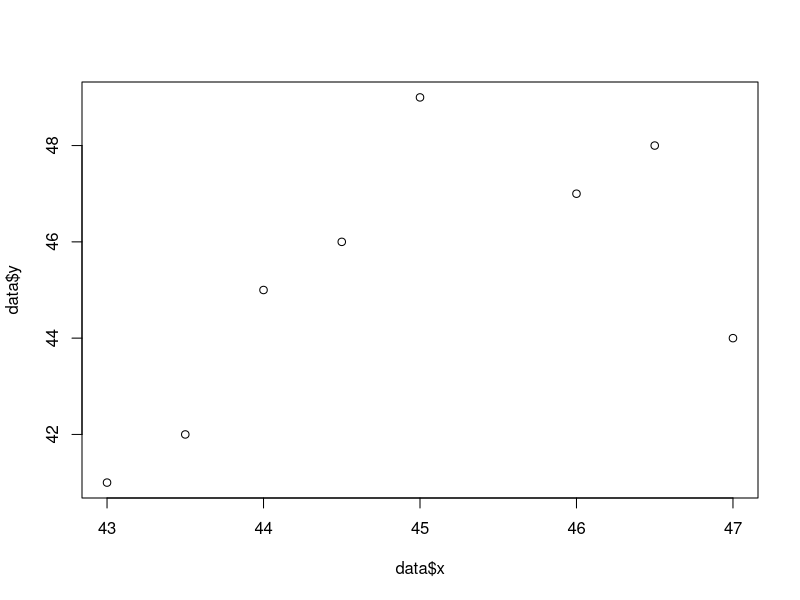
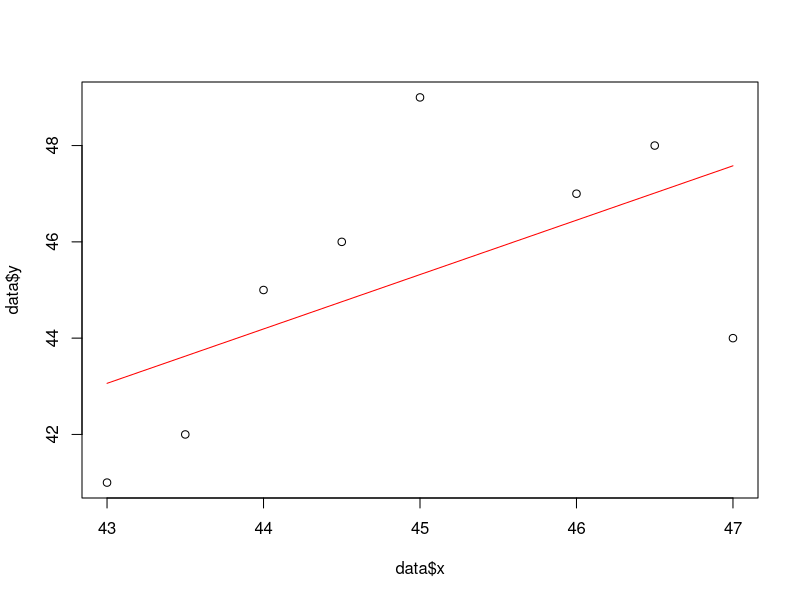
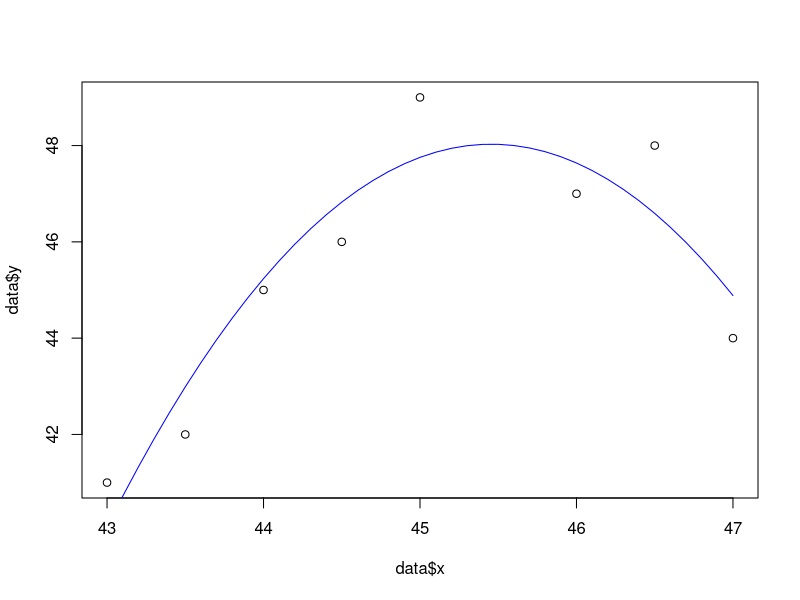

Write R code to recreate these figures, in order.
# 5 (x,y) data points: (43, 41), (44, 45), (45, 49), (46, 47), (47, 44) 
data<- data.frame(x=c(43,44,45,46,47,43.5,44.5,46.5), y=c(41,45,49,47,44,42,46,48))
# plot this original dataset
plot(data$x,data$y)

# fit the data with a linear model
linearModel <- lm(y~x, data=data)
# display the details, e.g. coefficients of the linear model
linearModel
# generate  x sequence from 43 to 47 with increment 0.1
xValues <- seq(43,47,0.1)
# predicted output y for the linear model
yPredict <-predict(linearModel, list(x=xValues))
# plot original x and y
plot(data$x,data$y)
# plot the linear line 
lines(xValues, yPredict, col='red')

#generate variable x2 as squared x 
data$x2 <-data$x^2
# fit the data with a quadratic model
quadraticModel <-lm(y~x+x2, data=data)
# display details of the fitted qudratic model
quadraticModel
#generate a sequence of x from 43 to 47 with increment 0.1
# (already generated in the first part of code, can be removed)
xValues <- seq(43,47,0.1)
#predicted output y of the quadraticModel, given xValues
yPredict <-predict(quadraticModel, list(x=xValues, x2=xValues^2))
# plot original x and y
plot(data$x,data$y)
# plot the qudratic model in blue line
lines(xValues, yPredict, col='blue')
